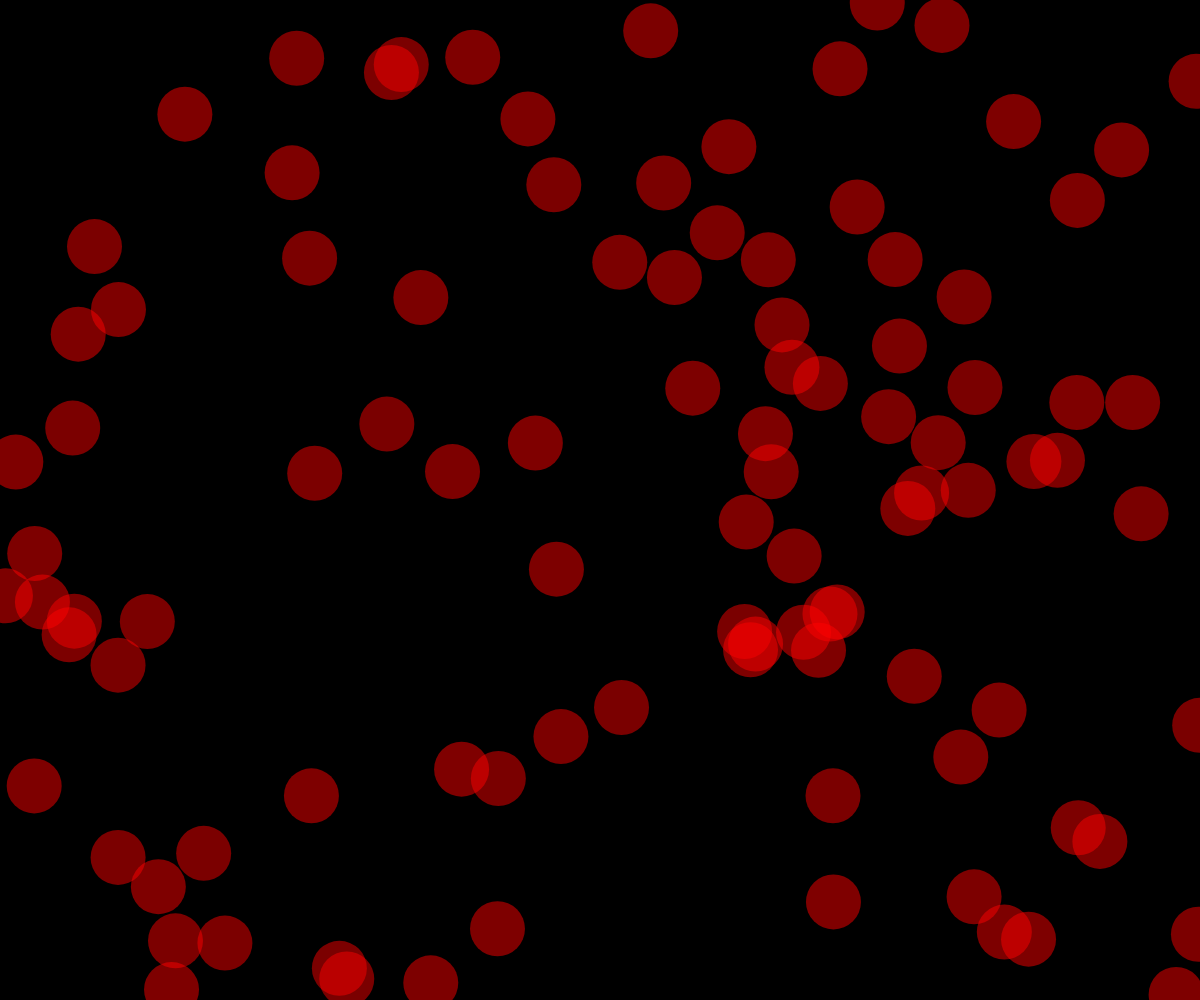
Frame 1 (no input)
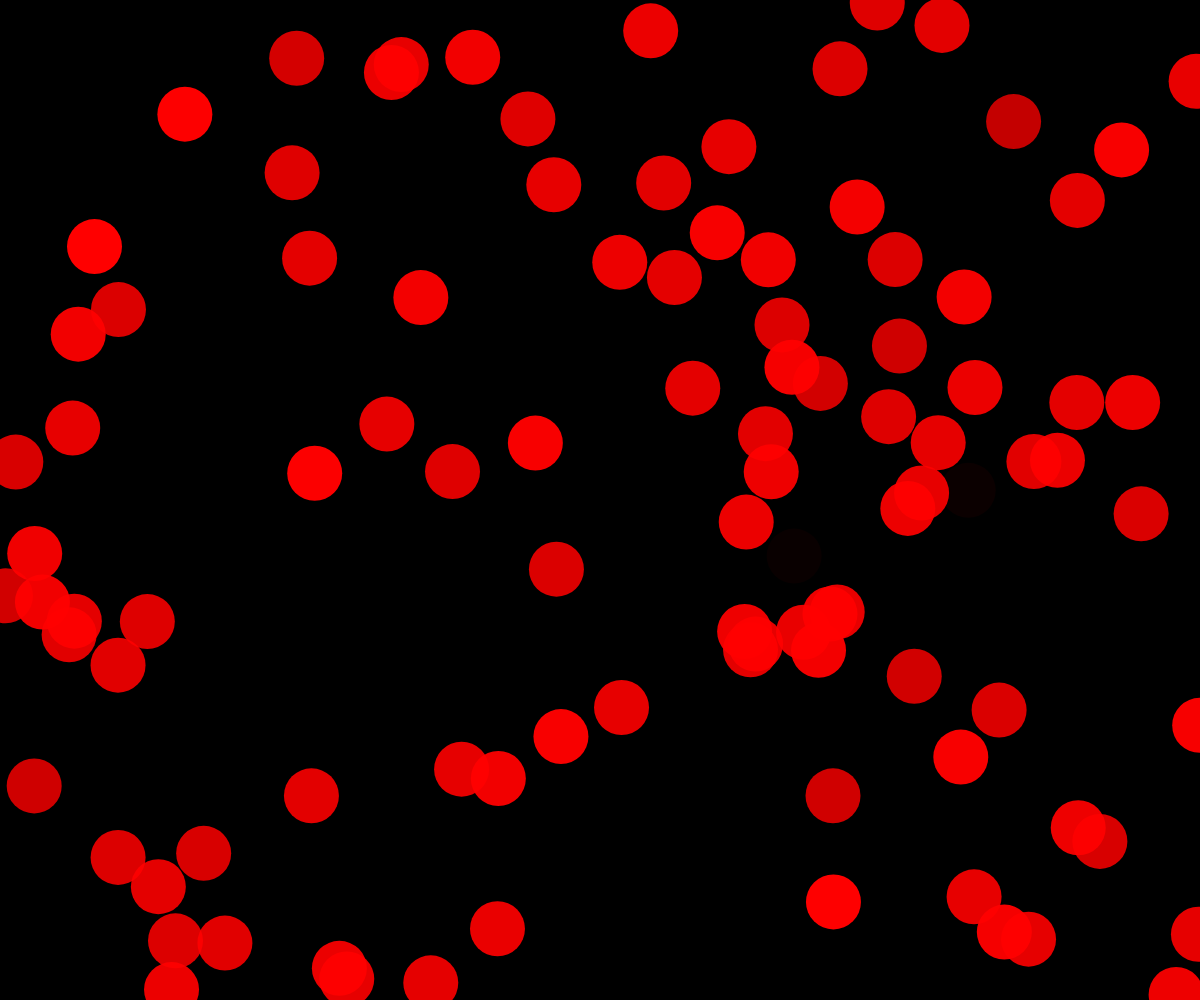
Frame 60 (no input)
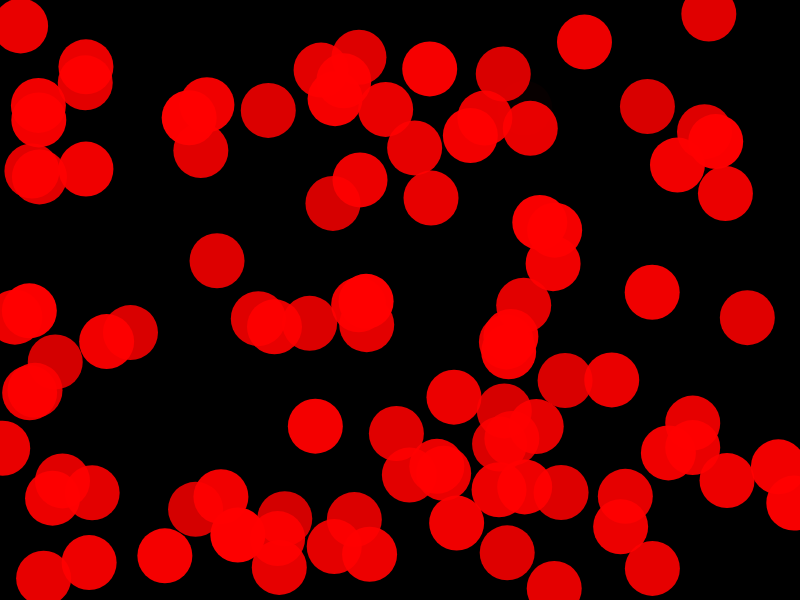
Frame 120 (the mouse pressed at the canvas centre since frame 60)

The p5.js sketch that drew these frames (run headless with seeded random() and noise() and a simulated clock; from frame 60 on, the mouse is pressed at the canvas centre):

// p5.js sketch
// ── sketch.js
let circles = [];

function spawn() {
  circles = []

  for (var i = 0; i < 100; i++) {
    let col = color(255, 0, 0);
    let d = new Circle(random(width), random(height), col);
    circles.push(d);
  }
}

function setup() {
  createCanvas(windowWidth, windowHeight);
  background(0);

  spawn();
}

function mousePressed() {
  try{
    fullscreen(true);
  }catch (e) {
    console.log(e);
  }
  resizeCanvas(displayWidth, displayHeight);
  spawn();
}

function draw() {
  background(0);

  for (let i = 0; i < circles.length; i++) {
    circles[i].update();
    circles[i].show();
  }



}

// ── Circle.js
function Circle(x,y,col){
    this.alpha = 127;
    this.color = color(255,0,0,this.alpha);
    this.x = x;
    this.y = y;

  this.show = function(){
    noStroke();
    fill(this.color);
    ellipse(this.x, this.y, 55, 55);
  }

  this.update = function(){
  //  this.x += 1;
//this.y += 1;
    this.updateAlpha();
  }

  this.updateAlpha = function(){
    let r = random(5);

    this.alpha-=r;
    if(this.alpha < 5){
      this.alpha = 255;
    }
    this.color = color(255,0,0,this.alpha);
  }

}
